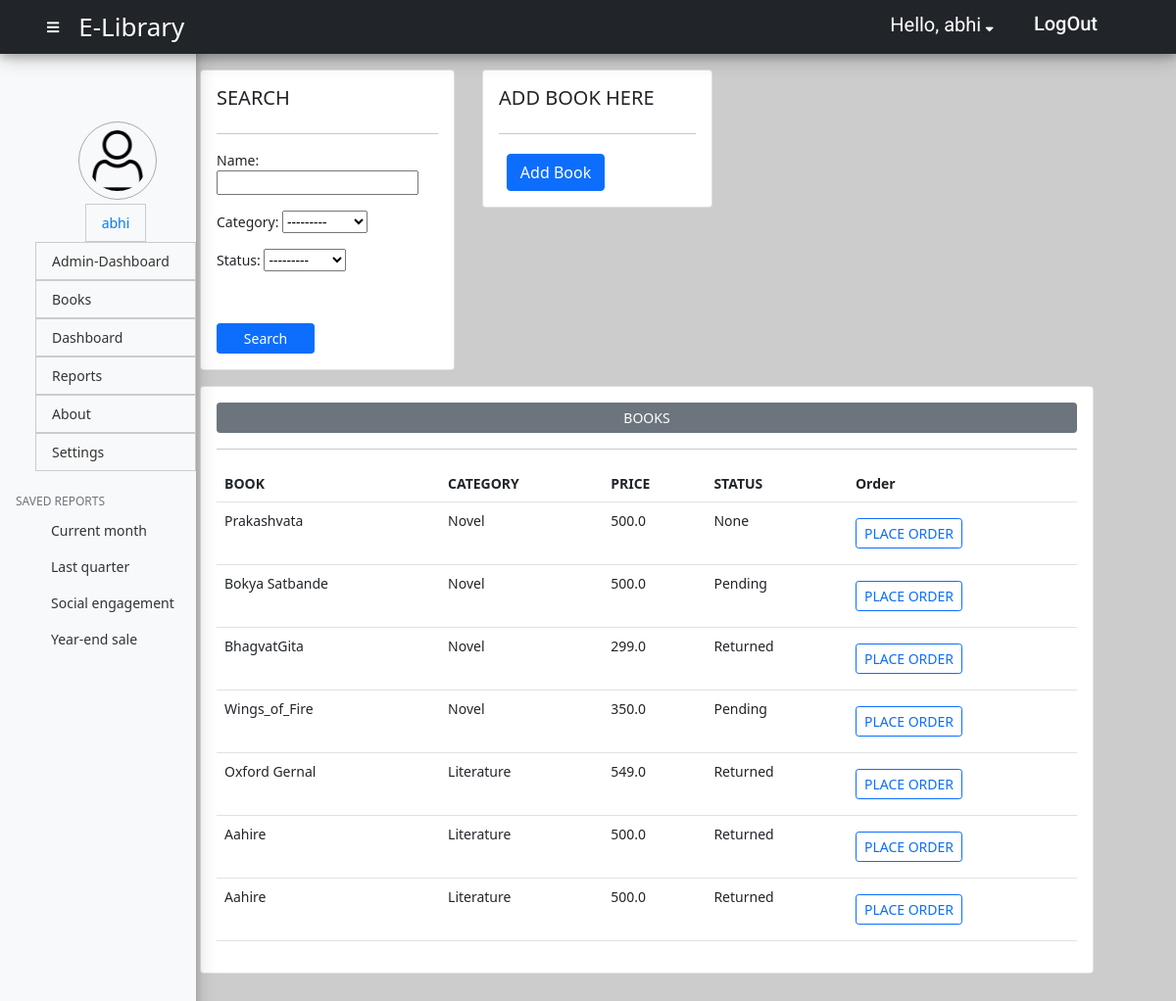
/elibrary/elibrary_books/ (signed in), run on an earlier commit of the app's database.
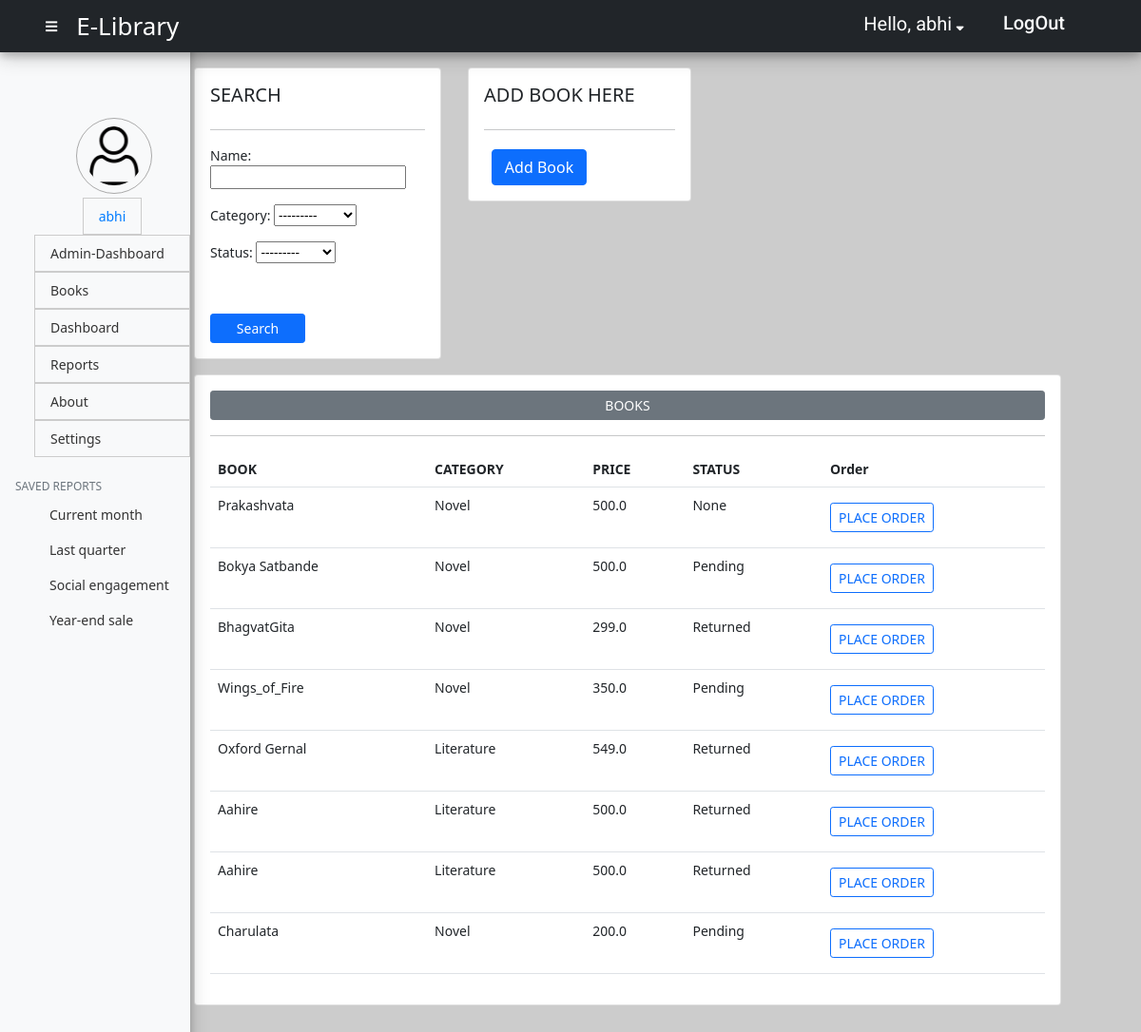
And on a later commit of the database.
### api/models.py (models this page shows, shortened)
class Book(models.Model):
    CATEGORY=(
        ('Novel','Novel'),
        ('Literature','Literature'),
    )
    STATUS=(
        ('Pending','Pending'),
        ('Returned','Returned'),
    )
    name = models.CharField(max_length=200, null=True)
    price = models.FloatField(null=True)
    category = models.CharField(max_length=200, null=True, choices=CATEGORY)
    description = models.CharField(max_length=200, null=True)
    status = models.CharField(max_length=200, null=True, choices=STATUS)
    date_created = models.DateTimeField(auto_now_add=True, null=True)
    tags = models.ManyToManyField(Tag)

### api/views.py (the view)
# urls.py: path('elibrary_books/', views.books, name ='books'),
@login_required(login_url='home')
def books(request):
    books = Book.objects.all()
    customers = Customer.objects.all()
    myFilter = BookFilter(request.GET, queryset= books)
    books = myFilter.qs
    context ={'books': books,'myFilter':myFilter,'customers':customers}
    return render(request,'books.html',context)

### api/templates/books.html (shortened to what this page needs)
{% extends 'api_base.html' %}
{% block content %}
<div class="row">
    <div class="row-1 mb-3" style="display: flex;flex-direction: row;">
        <div class="col-md-3">
            <div class="card card-body" style="width:260px;">
                <h5>SEARCH</h5>
                <hr>
                <form method="get">
                    {{myFilter.form.as_p}}<br>
                    <button class="btn btn-primary btn-sm col-3 mt-3" type="submit" style="width:100px;">Search</a>
                </form>
            </div>
        </div>
        <div class="col-md-4">
            <div class="card card-body"  style="width:235px;margin-left: 5vw;">
                <h5>ADD BOOK HERE</h5>
                <hr>
                <a href="{% url 'create_book' %}"><button class="btn btn-primary btn-md col-3 mt-1 mx-2"
                        style="width:100px;">Add Book</button></a>
            </div>
        </div>
    </div>
    <div class="col-md-12">
        <div class="card card-body">
            <button class="btn btn-secondary btn-sm btn-block"> BOOKS </button>
            <hr>
            <table class="table">
                <tr>
                    <th>BOOK</th>
                    <th>CATEGORY</th>
                    <th>PRICE</th>
                    <th>STATUS</th>
                    <th>Order</th>
                </tr>
                {% for i in books %}
                <tr>
                    <td>{{i.name}}</td>
                    <td>{{i.category}}</td>
                    <td>{{i.price}}</td>
                    <td>{{i.status}}</td>
                    <td><a class="btn btn-outline-primary btn-sm btn-block my-2" href="{% url 'create_order' i.id %}">PLACE
                        ORDER</a></td>
                </tr>
                {% endfor %}
            </table>
        </div>
    </div>
</div>
{% endblock %}

What changed in the data, as far as the page shows it:
added Book: name "Charulata", category "Novel", price "200.0", status "Pending"
